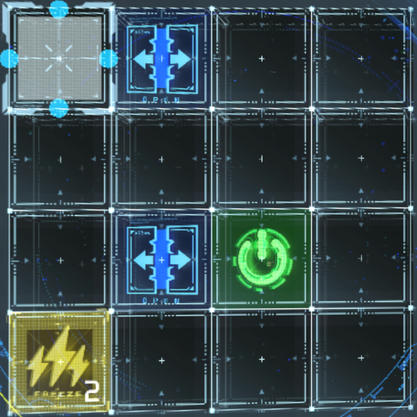
#> input picture panel_detector/runs/verify/input/s01_0001_panel.png, 417 x 417 px, shrunk from 800 x 800 before the run; its folder holds 4 pictures in this run
$ python infer_grid.py ../runs/verify/input
#> lines starting #> are read from the running program, lines starting #| are printed output that depends on the picture; after the words box and inside, x2 and y2 are one past the last pixel; in counts of white or black regions, pixels touching at a corner belong together
"""
Infer the puzzle grid dimension N from a warped panel image using
periodicity analysis on row/column brightness projections.

Pipeline:
1. Convert the warped panel to grayscale.
2. Build 1-D row and column profiles by summing brightness along each axis.
   The grid borders + the bright cross/dot at every gridline intersection
   produce strong periodic peaks in those profiles.
3. For each candidate N in {3..8}, score how well the profile is explained
   by a comb of N+1 evenly spaced gridlines.
4. Pick the N (and the offset/spacing) with the best score for rows and
   columns independently, then verify they agree.
5. Save a debug PNG so you can visually confirm the result.

Usage:
    python scripts/infer_grid.py path/to/panel.png
    python scripts/infer_grid.py path/to/panel.png --out debug.png
    python scripts/infer_grid.py path/to/folder      # batch all *_panel.png
"""

from __future__ import annotations

import argparse
from pathlib import Path

import cv2
import numpy as np
import matplotlib.pyplot as plt

CANDIDATE_NS = list(range(3, 11))  # 3..10 cells per axis (rows and cols inferred independently)


def build_profiles(gray: np.ndarray) -> tuple[np.ndarray, np.ndarray]:
    """Return (col_profile, row_profile) as 1-D float32 arrays.

    col_profile[x] = brightness summed over column x (length = W).
    row_profile[y] = brightness summed over row y    (length = H).

    We use raw grayscale rather than a Sobel edge map because the
    gridlines are bright (white separators + white intersection
    crosshairs) on a dark panel background, so summing intensity
    already gives a strong periodic signal.
    """
    g = gray.astype(np.float32)
    col_profile = g.sum(axis=0)
    row_profile = g.sum(axis=1)
    return col_profile, row_profile


def detrend(p: np.ndarray, win_frac: float = 0.15) -> np.ndarray:
    """Remove a slow background trend so periodicity dominates."""
    n = len(p)
    win = max(3, int(n * win_frac) | 1)  # odd
    bg = cv2.GaussianBlur(p.reshape(1, -1), (win, 1), 0).ravel()
    return p - bg


def autocorr(p: np.ndarray) -> np.ndarray:
    """Normalized autocorrelation of a 1-D signal (lag 0 .. len(p)-1)."""
    x = p - p.mean()
    n = len(x)
    f = np.fft.rfft(x, 2 * n)
    ac = np.fft.irfft(f * np.conj(f))[:n]
    if ac[0] > 0:
        ac /= ac[0]
    return ac


def autocorr_score(profile: np.ndarray, n_cells: int) -> float:
    """Score N via autocorrelation of the detrended profile.

    A panel with n_cells columns has n_cells gridline-to-gridline
    repetitions of length T = L / n_cells, so the autocorrelation at
    lag T (and its harmonics 2T, 3T, ...) should be high.  We average
    autocorrelation values at the first few harmonics with a small
    tolerance to absorb sub-pixel period error.

    This metric does NOT depend on the number of teeth (unlike a mean
    over a fitted comb), so it is unbiased across candidate N.
    """
    p = detrend(profile)
    ac = autocorr(p)
    L = len(p)
    T = L / n_cells
    if T < 4:
        return -np.inf
    tol = max(2, int(round(T * 0.04)))
    # Look at harmonics k*T for k = 1 .. min(n_cells-1, 4).
    max_k = min(n_cells - 1, 4)
    if max_k < 1:
        return -np.inf
    vals = []
    for k in range(1, max_k + 1):
        lag = int(round(k * T))
        lo = max(1, lag - tol)
        hi = min(L - 1, lag + tol + 1)
        if lo >= hi:
            continue
        vals.append(float(ac[lo:hi].max()))
    if not vals:
        return -np.inf
    return float(np.mean(vals))


def comb_score(profile: np.ndarray, n_cells: int) -> tuple[float, float, float]:
    """Score how well `profile` matches a comb of (n_cells+1) gridlines.

    We slide a comb of n_cells+1 evenly spaced gridlines across the
    profile and pick the (offset, spacing) that maximizes the average
    profile value at the comb positions.

    Returns (best_score, best_offset_px, best_spacing_px).
    """
    L = len(profile)
    # Cell spacing must produce n_cells cells across the panel; allow a
    # small range around L/n_cells to absorb any inner padding.
    nominal = L / n_cells
    spacings = np.linspace(nominal * 0.85, nominal * 1.05, 21)
    best = (-np.inf, 0.0, nominal)
    for s in spacings:
        span = s * n_cells
        # The first gridline can start anywhere from 0 to (L - span).
        max_off = L - span
        if max_off < 0:
            continue
        offsets = np.linspace(0, max_off, 31)
        for off in offsets:
            xs = off + s * np.arange(n_cells + 1)
            xi = np.clip(np.round(xs).astype(int), 0, L - 1)
            score = float(profile[xi].mean())
            if score > best[0]:
                best = (score, float(off), float(s))
    return best


def infer_axis(profile: np.ndarray) -> dict:
    """Infer N for one axis. Returns a dict with diagnostics.

    Picking criterion: ``score = autocorr_score(N) * comb_score(N)``.

    Why the combination:
      * Autocorrelation alone is unbiased across N but ambiguous on
        harmonics: a true-N panel produces high autocorr at N as well
        as 2N, 3N, ... and at N/2, N/3, ... (when those are integers).
        Empirically that misfires on rectangular panels where one axis
        is squashed and the half-period peaks survive (e.g. cols=10
        instead of 5 on s01_0080).
      * Comb score (mean of detrended profile at fitted gridline
        positions) discriminates between true N and 2N: at 2N, half the
        comb teeth fall on cell interiors, dragging the mean down. So
        multiplying autocorr by comb suppresses the harmonic.
      * Comb alone is biased toward small N (fewer teeth = more chance
        to land on bright spots), so we multiply by autocorr instead of
        using comb on its own.
    """
    p_dt = detrend(profile)
    results = []
    for n in CANDIDATE_NS:
        ac_s = autocorr_score(profile, n)
        comb_s, off, spacing = comb_score(p_dt, n)
        # Use max(0, ...) so a negative autocorr can't flip the sign of
        # the product (negative * negative = positive false-positive).
        ac_clip = max(0.0, ac_s)
        score = ac_clip * comb_s
        results.append({
            "n": n,
            "score": score,
            "autocorr": ac_s,
            "comb_score": comb_s,
            "offset": off,
            "spacing": spacing,
        })
    results.sort(key=lambda r: r["score"], reverse=True)
    best = results[0]
    second_score = results[1]["score"] if len(results) > 1 else -np.inf
    best["margin"] = best["score"] - second_score
    best["all"] = results
    return best


def infer_grid(panel_bgr: np.ndarray) -> dict:
    """Infer grid dimensions for a (possibly non-square) panel.

    Rows and columns are inferred independently from their respective
    1-D brightness profiles. The result exposes ``N_cols`` and
    ``N_rows`` separately. ``N`` is also set for backward compatibility:
    it equals ``N_rows`` when rows == cols, otherwise it is ``None``.
    ``agree`` indicates whether rows and cols matched.
    """
    gray = cv2.cvtColor(panel_bgr, cv2.COLOR_BGR2GRAY)
    col_p, row_p = build_profiles(gray)
    col_res = infer_axis(col_p)
    row_res = infer_axis(row_p)
    n_col, n_row = col_res["n"], row_res["n"]
    agree = n_col == n_row
    return {
        "N_cols": n_col,
        "N_rows": n_row,
        "N": n_col if agree else None,
        "agree": agree,
        "col": col_res,
        "row": row_res,
        "col_profile": col_p,
        "row_profile": row_p,
        "gray": gray,
    }


def gridline_positions(axis_res: dict, n: int) -> np.ndarray:
    """Recover gridline pixel positions for the chosen N on one axis.

    If the axis voted for a different N, recompute at the requested N.
    """
    if axis_res["n"] == n:
        off, s = axis_res["offset"], axis_res["spacing"]
    else:
        # Re-fit at the agreed-upon N.
        # axis_res["all"] was sorted; find n there.
        cand = next(r for r in axis_res["all"] if r["n"] == n)
        off, s = cand["offset"], cand["spacing"]
    return off + s * np.arange(n + 1)


def render_debug(result: dict, panel_bgr: np.ndarray, out_path: Path) -> None:
    n_cols = result["N_cols"]
    n_rows = result["N_rows"]
    xs = gridline_positions(result["col"], n_cols)
    ys = gridline_positions(result["row"], n_rows)

    overlay = panel_bgr.copy()
    h, w = overlay.shape[:2]
    for x in xs:
        cv2.line(overlay, (int(round(x)), 0), (int(round(x)), h - 1), (0, 255, 0), 2)
    for y in ys:
        cv2.line(overlay, (0, int(round(y))), (w - 1, int(round(y))), (0, 255, 0), 2)

    fig, axes = plt.subplots(2, 2, figsize=(12, 10))

    axes[0, 0].imshow(cv2.cvtColor(panel_bgr, cv2.COLOR_BGR2RGB))
    axes[0, 0].set_title("Warped panel")
    axes[0, 0].axis("off")

    axes[0, 1].imshow(cv2.cvtColor(overlay, cv2.COLOR_BGR2RGB))
    axes[0, 1].set_title(
        f"Inferred grid: rows={n_rows}  cols={n_cols}  (agree={result['agree']})"
    )
    axes[0, 1].axis("off")

    col_p = detrend(result["col_profile"])
    row_p = detrend(result["row_profile"])

    axes[1, 0].plot(col_p, color="steelblue")
    for x in xs:
        axes[1, 0].axvline(x, color="green", alpha=0.5, linewidth=1)
    axes[1, 0].set_title("Column profile (detrended) + fitted gridlines")
    axes[1, 0].set_xlabel("x")

    axes[1, 1].plot(row_p, color="indianred")
    for y in ys:
        axes[1, 1].axvline(y, color="green", alpha=0.5, linewidth=1)
    axes[1, 1].set_title("Row profile (detrended) + fitted gridlines")
    axes[1, 1].set_xlabel("y")

    # Per-N score bar: helpful to see the margin.
    scores_col = [(r["n"], r["score"]) for r in sorted(result["col"]["all"], key=lambda r: r["n"])]
    scores_row = [(r["n"], r["score"]) for r in sorted(result["row"]["all"], key=lambda r: r["n"])]
    fig.suptitle(
        f"col autocorr scores: {[(n_, round(s_, 3)) for n_, s_ in scores_col]}   "
        f"row autocorr scores: {[(n_, round(s_, 3)) for n_, s_ in scores_row]}",
        fontsize=9,
    )

    fig.tight_layout()
    fig.savefig(out_path, dpi=120)
    plt.close(fig)


def process_one(img_path: Path, out_dir: Path) -> dict:
    img = cv2.imread(str(img_path))
    if img is None:
        print(f"[skip] cannot read {img_path}")
        return {}
    res = infer_grid(img)
    out_path = out_dir / (img_path.stem + "_grid.png")
    render_debug(res, img, out_path)
    print(
        f"{img_path.name}: rows={res['N_rows']} cols={res['N_cols']}  "
        f"(col_margin={res['col']['margin']:.2f}, "
        f"row_margin={res['row']['margin']:.2f}, "
        f"agree={res['agree']})  -> {out_path.name}"
    )
    return res


def main() -> None:
    ap = argparse.ArgumentParser()
    ap.add_argument("input", type=Path,
                    help="A panel PNG, or a folder. If folder, all *_panel.png inside are processed.")
    ap.add_argument("--out-dir", type=Path, default=None,
                    help="Where to write debug PNGs (default: alongside the input).")
    args = ap.parse_args()

    if args.input.is_dir():
        files = sorted(args.input.rglob("*_panel.png"))
        if not files:
            print(f"No *_panel.png under {args.input}")
            return
        out_dir = args.out_dir or (args.input / "grid_check")
        out_dir.mkdir(parents=True, exist_ok=True)
        for f in files:
            process_one(f, out_dir)
#> in process_one, img is the input picture: shape (417, 417, 3); mean B, G, R 79.2, 77.4, 58.9
#> in infer_grid, `gray = cv2.cvtColor(panel_bgr, cv2.COLOR_BGR2GRAY)`:
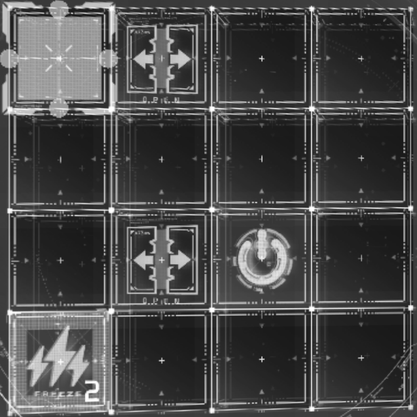
#> gray: shape (417, 417); min 9, max 255, mean 72.1
#> in build_profiles, `col_profile = g.sum(axis=0)`: col_profile = 417 values, max 86236 at index 311, min 15286 at index 406, mean 30048.1
#> in build_profiles, `row_profile = g.sum(axis=1)`: row_profile = 417 values, max 74289 at index 108, min 15764 at index 143, mean 30048.1
#> in infer_grid, `col_p, row_p = build_profiles(gray)`: col_p has the same summary as col_profile in build_profiles; row_p has the same summary as row_profile in build_profiles
#> in detrend, `n = len(p)`: n = 417
#> in detrend, `win = max(3, int(n * win_frac) | 1)`: win = 63
#> in detrend, `bg = cv2.GaussianBlur(p.reshape(1, -1), (win, 1), 0).ravel()`: bg = 417 values, max 42542.3 at index 16, min 17904.5 at index 378, mean 30066.7
#> in infer_axis, `p_dt = detrend(profile)`: p_dt = 417 values, max 55088.4 at index 311, min -13615.9 at index 0, mean -18.55
#> the loop in infer_axis, `for n in CANDIDATE_NS:` made 8 passes
#> (T in autocorr_score, tol in autocorr_score, ac_s, nominal in comb_score, comb_s, off, spacing) on passes 1 to 8: (139, 6, 0.0232, 139, 18081.4, 9.45, 133.4), (104.2, 4, 0.177, 104.2, 28468.2, 10.56, 100.1), (83.4, 3, 0.0067, 83.4, 11938.4, 13.76, 74.23), (69.5, 3, 0.0354, 69.5, 12676.7, 9.04, 60.46), (59.57, 2, 0.0068, 59.57, 12878.9, 8.34, 50.64), (52.12, 2, 0.124, 52.12, 18515.3, 10.56, 50.04), (46.33, 2, 0.079, 46.33, 7981.2, 9.03, 40.31), (41.7, 2, 0.00938, 41.7, 8974.4, 33.36, 35.45)
#> after the loop in infer_axis, `for n in CANDIDATE_NS:`: results = 8 items
#> in infer_axis, `best = results[0]`: best = {'n': 4, 'score': 5029.9, 'autocorr': 0.177, 'comb_score': 28468.2, 'offset': 10.56, 'spacing': 100.1}
#> in infer_axis, `second_score = results[1]["score"] if len(results) > 1 else -np.inf`: second_score = 2292.1
#> in infer_grid, `col_res = infer_axis(col_p)`: col_res = 8 items
#> the loop in infer_axis (call 2), `for n in CANDIDATE_NS:` made 8 passes
#> (T in autocorr_score, tol in autocorr_score, ac_s, nominal in comb_score, comb_s, off, spacing) on passes 1 to 8: (139, 6, 0.0347, 139, 7003.2, 7.78, 133.4), (104.2, 4, 0.198, 104.2, 20002.2, 7.78, 100.1), (83.4, 3, 0.0203, 83.4, 7381.4, 33.36, 75.06), (69.5, 3, 0.00388, 69.5, 6541.1, 7.78, 66.72), (59.57, 2, -0.0191, 59.57, 10786.2, 6.26, 50.64), (52.12, 2, 0.134, 52.12, 13833.2, 7.78, 50.04), (46.33, 2, 0.0822, 46.33, 4495, 25.99, 41.24), (41.7, 2, 0.0149, 41.7, 4421.9, 31.28, 35.45)
#> in infer_grid, `n_col, n_row = col_res["n"], row_res["n"]`: n_col = 4
#> in infer_grid, `agree = n_col == n_row`: agree = True
#> in process_one, `res = infer_grid(img)`: res = 9 items
#> in render_debug, `n_cols = result["N_cols"]`: n_cols = 4
#> in gridline_positions, `off, s = axis_res["offset"], axis_res["spacing"]`: off = 10.56; s = 100.1
#> in render_debug, `xs = gridline_positions(result["col"], n_cols)`: xs = [10.56, 110.6, 210.7, 310.8, 410.9]
#> in render_debug, `ys = gridline_positions(result["row"], n_rows)`: ys = [7.78, 107.9, 207.9, 308, 408.1]
#> the loop in render_debug, `for x in xs:` made 5 passes
#> x on passes 1 to 5: 10.56, 110.6, 210.7, 310.8, 410.9
#> after the loop in render_debug, `for x in xs:`:
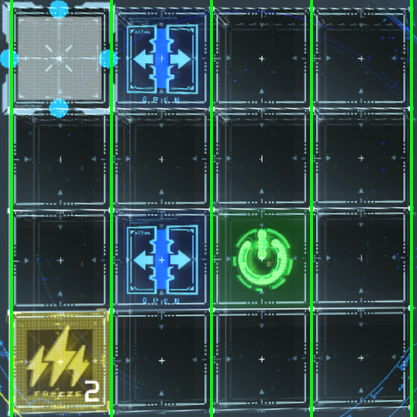
#> overlay: shape (417, 417, 3); 3.6% of pixels changed, all inside (x1, y1, x2, y2) = (10, 0, 413, 417)
#> the loop in render_debug, `for y in ys:` made 5 passes
#> y on passes 1 to 5: 7.78, 107.9, 207.9, 308, 408.1
#> after the loop in render_debug, `for y in ys:`:
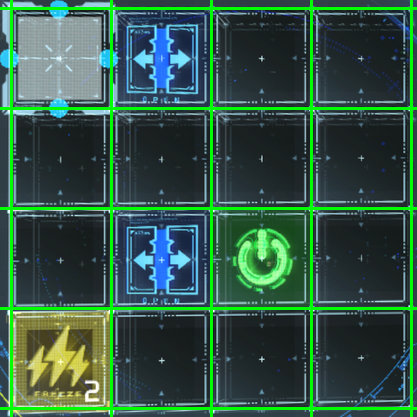
#> overlay: shape (417, 417, 3); 3.47% of pixels changed, all inside (x1, y1, x2, y2) = (0, 7, 417, 410)
#> in render_debug, `col_p = detrend(result["col_profile"])`: col_p has the same summary as p_dt in infer_axis
#> in render_debug, `row_p = detrend(result["row_profile"])`: row_p = 417 values, max 37050.4 at index 108, min -12301 at index 416, mean -26.62
#> in render_debug, `scores_col = [(r["n"], r["score"]) for r in sorted(result["col"]["all"..`: scores_col = [(3, 419.8), (4, 5029.9), (5, 79.93), (6, 449), (7, 87.59), (8, 2292.1), (9, 630.8), (10, 84.21)]
#> in render_debug, `scores_row = [(r["n"], r["score"]) for r in sorted(result["row"]["all"..`: scores_row = [(3, 243), (4, 3950.9), (5, 149.5), (6, 25.4), (7, 0), (8, 1859.3), (9, 369.6), (10, 66.08)]
#> in render_debug, `fig.savefig(out_path, dpi=120)`:
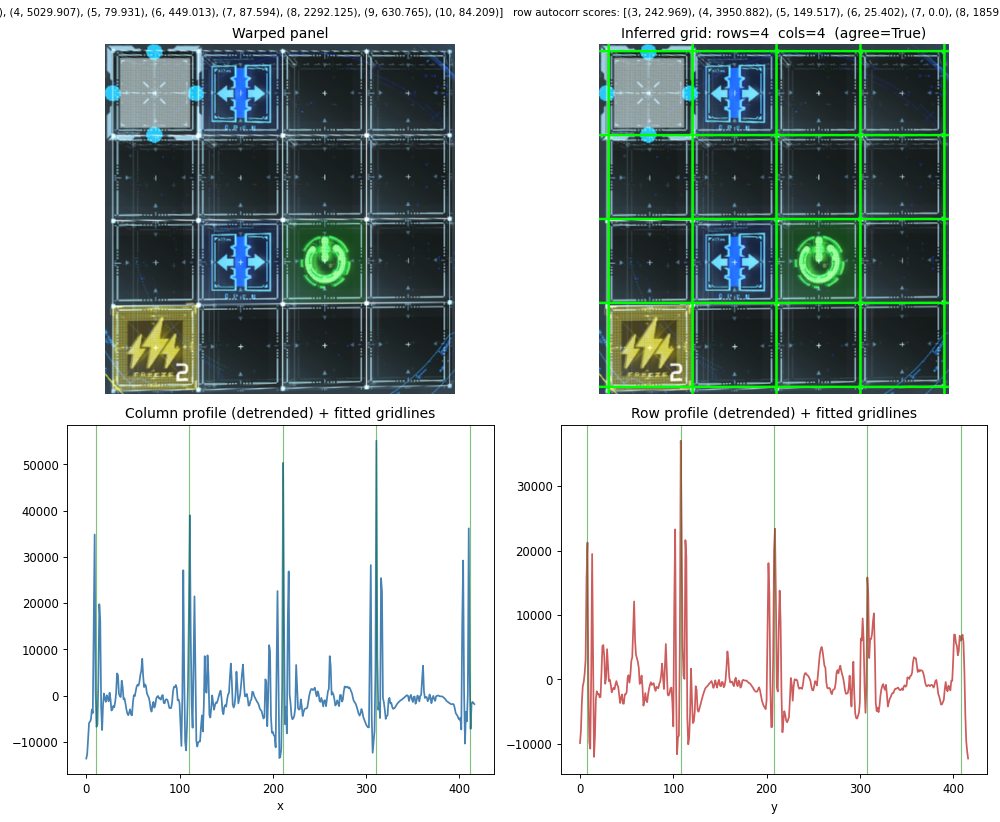
#> figure drawn by matplotlib, 4 panels; panel 3: curve peaks at x = 311, y = 55088.4; panel 4: curve peaks at x = 108, y = 37050.4
#| s01_0001_panel.png: rows=4 cols=4  (col_margin=2737.78, row_margin=2091.62, agree=True)  -> s01_0001_panel_grid.png
#> pass 2 of the loop in main, `for f in files:`:
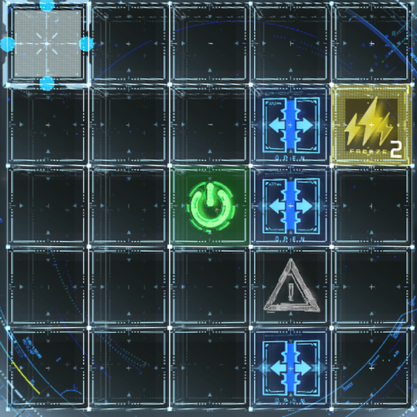
#> input picture panel_detector/runs/verify/input/s01_0005_panel.png, 417 x 417 px, shrunk from 800 x 800 before the run
#> in process_one, img is the input picture: shape (417, 417, 3); mean B, G, R 77.1, 72.8, 55.6
#> n_cols = 5
#> xs = [7.09, 87.99, 168.9, 249.8, 330.7, 411.6]
#> ys = [3.34, 84.23, 165.1, 246, 326.9, 407.8]
#> the loop in render_debug (call 2), `for x in xs:` made 6 passes
#> x on passes 1 to 6: 7.09, 87.99, 168.9, 249.8, 330.7, 411.6
#> the loop in render_debug (call 2), `for y in ys:` made 6 passes
#> y on passes 1 to 6: 3.34, 84.23, 165.1, 246, 326.9, 407.8
#> after the loop in render_debug (call 2), `for y in ys:`:
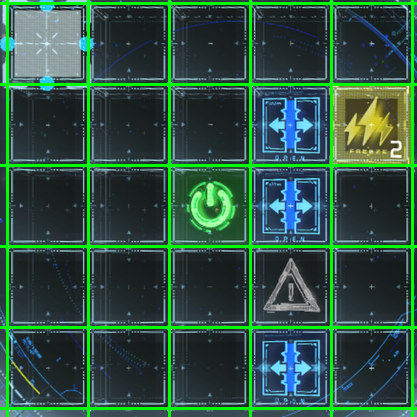
#> overlay: shape (417, 417, 3); mean B, G, R 66.1, 83.9, 47
#> in render_debug (call 2), `col_p = detrend(result["col_profile"])`: col_p = 417 values, max 56141.3 at index 169, min -16004 at index 328, mean -20.11
#> in render_debug (call 2), `row_p = detrend(result["row_profile"])`: row_p = 417 values, max 38861.7 at index 246, min -11578.9 at index 9, mean -1.11
#> scores_col = [(3, 417.6), (4, 208.2), (5, 8725.8), (6, 374.7), (7, 716.1), (8, 699.8), (9, 132.2), (10, 5562.8)]
#> scores_row = [(3, 602.6), (4, 391.1), (5, 8588.4), (6, 315.6), (7, 714.5), (8, 360.5), (9, 117.7), (10, 6075.2)]
#> in render_debug (call 2), `fig.savefig(out_path, dpi=120)`:
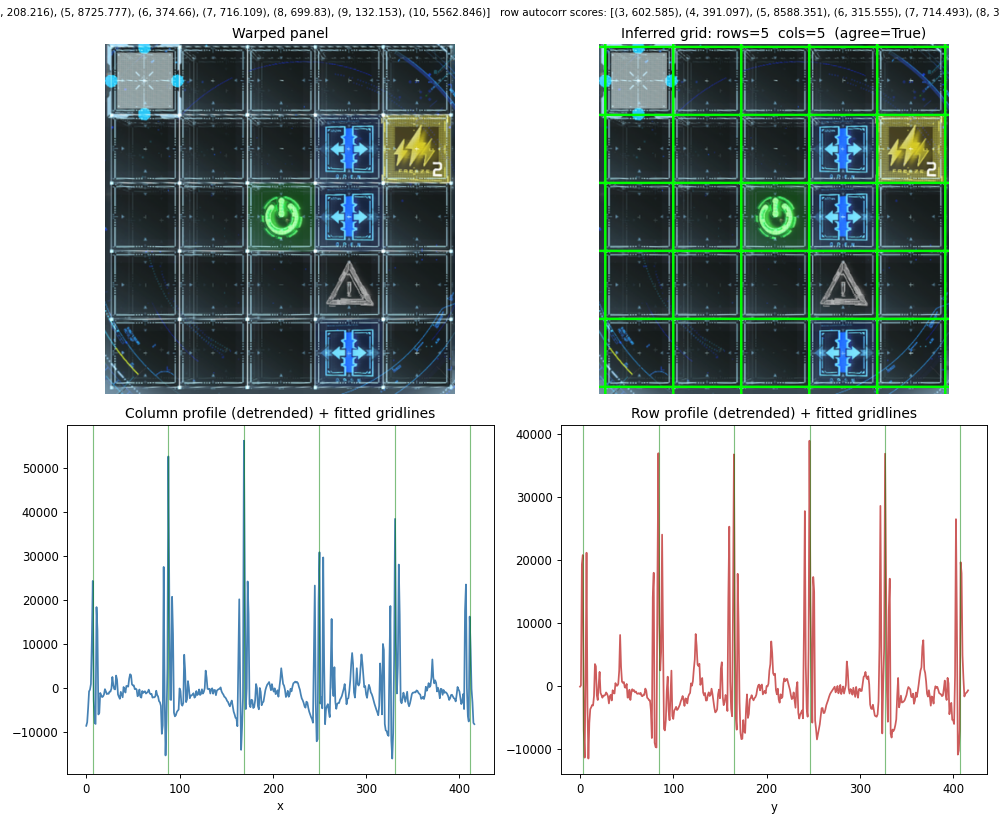
#> figure drawn by matplotlib, 4 panels; panel 3: curve peaks at x = 169, y = 56141.3; panel 4: curve peaks at x = 246, y = 38861.7
#| s01_0005_panel.png: rows=5 cols=5  (col_margin=3162.93, row_margin=2513.11, agree=True)  -> s01_0005_panel_grid.png
    else:
        out_dir = args.out_dir or args.input.parent
        out_dir.mkdir(parents=True, exist_ok=True)
        process_one(args.input, out_dir)


if __name__ == "__main__":
    main()
